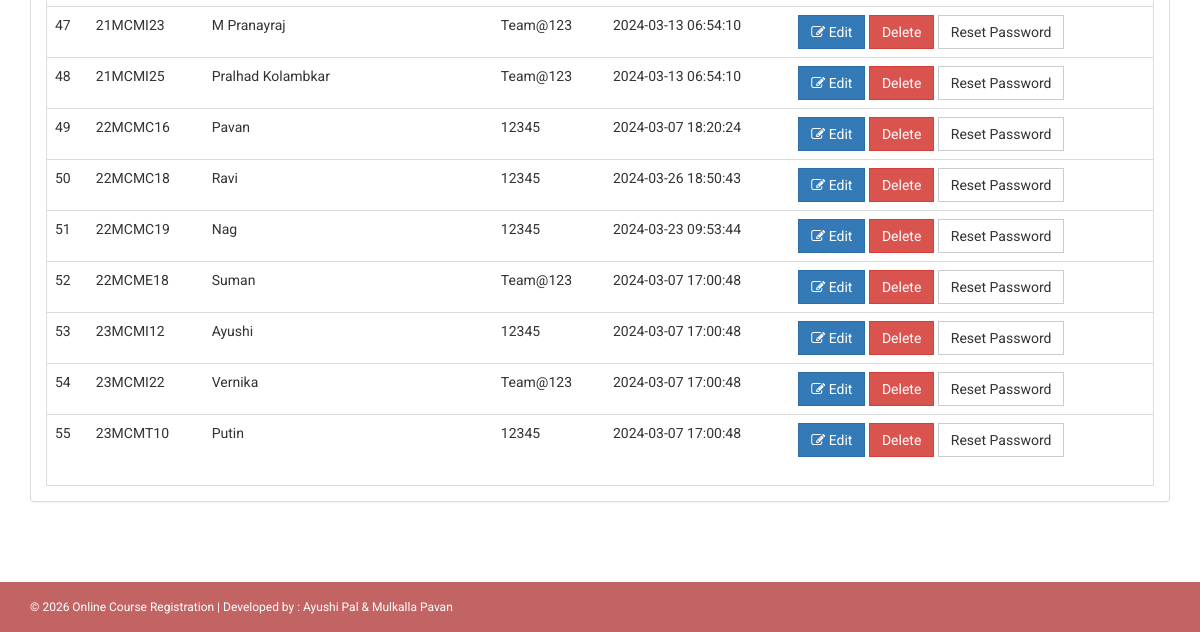
The app's page /onlinecourse/admin/manage-students.php (signed in, lower part), older data.
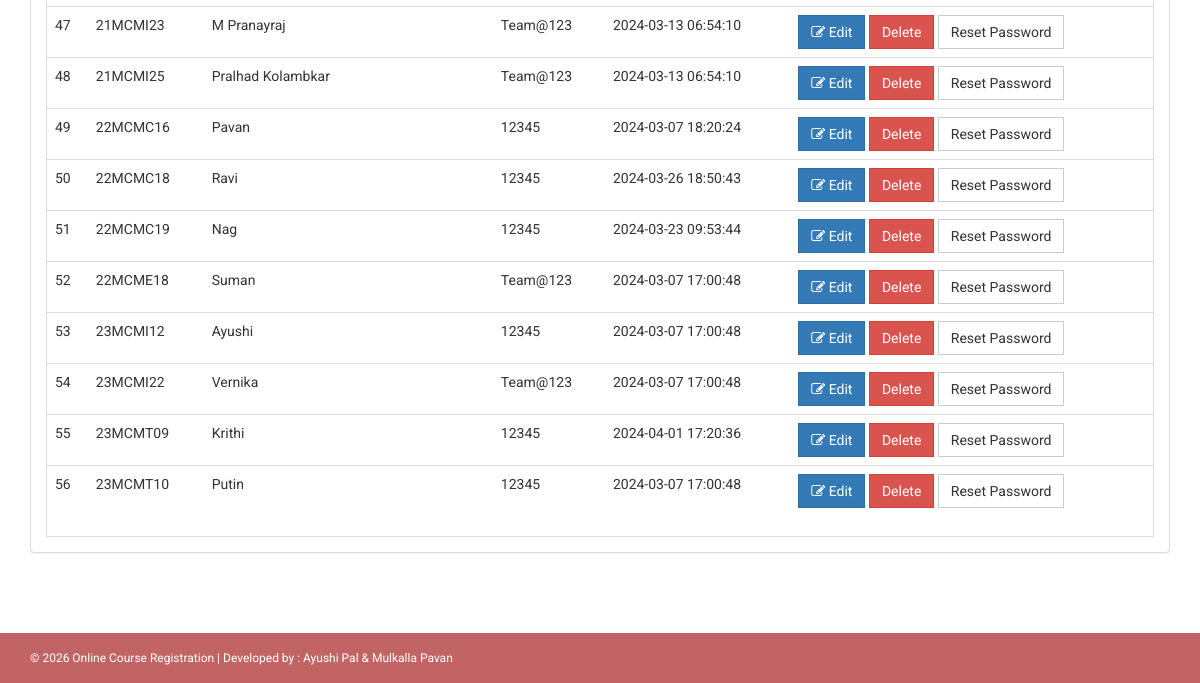
The same page, newer data.
### tables this page shows
CREATE TABLE `students` (
  `studentRegno` varchar(255) NOT NULL,
  `stream_id` int(11) NOT NULL,
  `studentPhoto` varchar(255) DEFAULT NULL,
  `password` varchar(255) DEFAULT NULL,
  `studentName` varchar(255) DEFAULT NULL,
  `course_name` varchar(200) NOT NULL,
  `pincode` varchar(255) DEFAULT NULL,
  `session` varchar(255) DEFAULT NULL,
  `department` varchar(255) DEFAULT NULL,
  `semester` varchar(255) DEFAULT NULL,
  `cgpa` decimal(10,2) DEFAULT NULL,
  `courses_allocated_id` int(11) NOT NULL COMMENT 'course codes',
  `enrolment_status_OptionalCore` tinyint(1) NOT NULL,
  `enrolment_status_elective` tinyint(1) NOT NULL,
  `optional_core_choice_1` varchar(50) DEFAULT NULL,
  `optional_core_choice_2` varchar(50) DEFAULT NULL,
  `optional_core_choice_3` varchar(50) DEFAULT NULL,
  `optional_core_choice_4` varchar(50) DEFAULT NULL,
  `optional_core_choice_5` varchar(50) DEFAULT NULL,
  `password_status` tinyint(1) NOT NULL DEFAULT 0,
  `ecount` int(11) NOT NULL DEFAULT 0,
  `creationdate` timestamp NULL DEFAULT current_timestamp(),
  `updationDate` varchar(255) DEFAULT NULL
);

### onlinecourse/admin/manage-students.php (the view, shortened to what this page needs)
<?php
if(strlen($_SESSION['alogin'])==0)
    {
header('location:index.php');
}
else{
?>
<!DOCTYPE html>
<html xmlns="http://www.w3.org/1999/xhtml">
<head>
    <link href="../assets/css/bootstrap.css" rel="stylesheet" />
    <link href="../assets/css/font-awesome.css" rel="stylesheet" />
    <link href="../assets/css/style.css" rel="stylesheet" />
</head>
<body>
<?php include('includes/header.php');?>
    <div class="content-wrapper">
        <div class="container">
                <div class="row" >
                <div class="col-md-12">
                    <div class="panel panel-default">
                        <div class="panel-body">
                            <div class="table-responsive table-bordered">
                                <table class="table">
                                    <tbody>
<?php
$sql=mysqli_query($con,"select * from students");
$cnt=1;
while($row=mysqli_fetch_array($sql))
{
?>
                                        <tr>
                                            <td><?php echo $cnt;?></td>
                                            <td><?php echo htmlentities($row['studentRegno']);?></td>
                                            <td><?php echo htmlentities($row['studentName']);?></td>
                                            <td><?php echo htmlentities($row['password']);?></td>
                                            <td><?php echo htmlentities($row['creationdate']);?></td>
                                            <td>
                                            <a href="edit-student-profile.php?id=<?php echo $row['studentRegno']?>">
<button class="btn btn-primary"><i class="fa fa-edit "></i> Edit</button> </a>
<a href="manage-students.php?id=<?php echo $row['studentRegno']?>&del=delete" onClick="return confirm('Are you sure you want to delete?')">
                                            <button class="btn btn-danger">Delete</button>
</a>
<a href="manage-students.php?id=<?php echo $row['studentRegno']?>&pass=update" onClick="return confirm('Are you sure you want to reset password?')">
<button type="submit" name="submit" id="submit" class="btn btn-default">Reset Password</button>
</a>
                                            </td>
                                        </tr>
<?php
$cnt++;
} ?>
                                    </tbody>
                                </table>
                            </div>
                        </div>
                    </div>
                </div>
            </div>
        </div>
    </div>
  <?php include('includes/footer.php');?>
</body>
</html>
<?php } ?>

Row changes from the older to the newer data that the page shows:
added students: studentRegno "23MCMT09", studentName "Krithi", password "12345", creationdate "2024-04-01 17:20:36"
